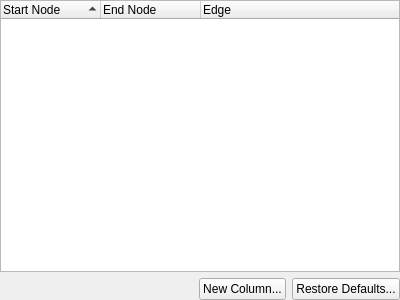
<?xml version="1.0" encoding="UTF-8"?>
<ui version="4.0">
 <class>CCommutationTable</class>
 <widget class="QWidget" name="CCommutationTable">
  <property name="geometry">
   <rect>
    <x>0</x>
    <y>0</y>
    <width>400</width>
    <height>300</height>
   </rect>
  </property>
  <property name="windowTitle">
   <string>Form</string>
  </property>
  <layout class="QVBoxLayout" name="verticalLayout">
   <property name="leftMargin">
    <number>0</number>
   </property>
   <property name="topMargin">
    <number>0</number>
   </property>
   <property name="rightMargin">
    <number>0</number>
   </property>
   <property name="bottomMargin">
    <number>0</number>
   </property>
   <item>
    <widget class="QTreeWidget" name="Table">
     <property name="editTriggers">
      <set>QAbstractItemView::NoEditTriggers</set>
     </property>
     <property name="alternatingRowColors">
      <bool>true</bool>
     </property>
     <property name="selectionMode">
      <enum>QAbstractItemView::ExtendedSelection</enum>
     </property>
     <property name="rootIsDecorated">
      <bool>false</bool>
     </property>
     <property name="uniformRowHeights">
      <bool>false</bool>
     </property>
     <property name="sortingEnabled">
      <bool>true</bool>
     </property>
     <property name="allColumnsShowFocus">
      <bool>true</bool>
     </property>
     <attribute name="headerCascadingSectionResizes">
      <bool>true</bool>
     </attribute>
     <column>
      <property name="text">
       <string notr="true">Start Node</string>
      </property>
     </column>
     <column>
      <property name="text">
       <string>End Node</string>
      </property>
     </column>
     <column>
      <property name="text">
       <string>Edge</string>
      </property>
     </column>
    </widget>
   </item>
   <item>
    <layout class="QHBoxLayout" name="horizontalLayout">
     <item>
      <spacer name="horizontalSpacer">
       <property name="orientation">
        <enum>Qt::Horizontal</enum>
       </property>
       <property name="sizeHint" stdset="0">
        <size>
         <width>134</width>
         <height>20</height>
        </size>
       </property>
      </spacer>
     </item>
     <item>
      <widget class="QPushButton" name="AddColumnButton">
       <property name="statusTip">
        <string>Append new edge attribute column  | Right-click on a column's header - insert/delete a column at exact position</string>
       </property>
       <property name="text">
        <string>New Column...</string>
       </property>
      </widget>
     </item>
     <item>
      <widget class="QPushButton" name="RestoreButton">
       <property name="statusTip">
        <string>Restore default columns (remove custom ones)</string>
       </property>
       <property name="text">
        <string>Restore Defaults...</string>
       </property>
      </widget>
     </item>
    </layout>
   </item>
  </layout>
 </widget>
 <resources/>
 <connections/>
</ui>
